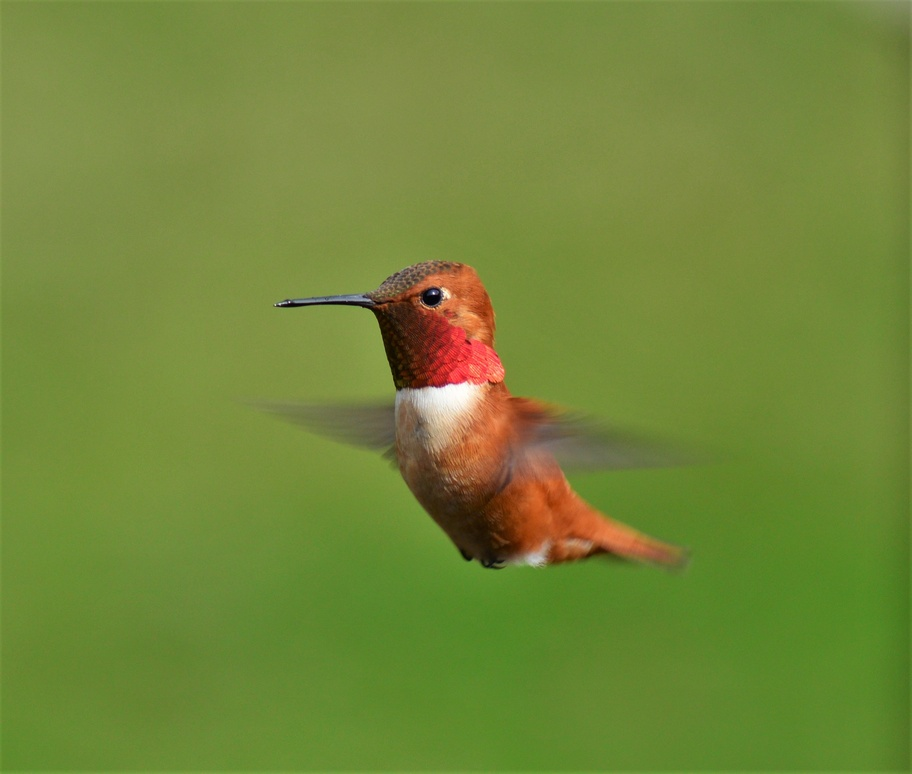
#> input picture images/birdie.jpg, 912 x 774 px, shrunk from 2834 x 2406 before the run, found by its file name
$ python exercise_3_4.py
#> lines starting #> are read from the running program, lines starting #| are printed output that depends on the picture
import cv2 as cv
import numpy as np
import matplotlib.pyplot as plt
import math

# visualize filter
def visualize_filter(filter_mask):
    fig = plt.figure(figsize=(10,8))
    ax1 = fig.add_subplot(1,2,1)
    ax1.imshow(filter_mask, cmap="gray")

    a2 = fig.add_subplot(1,2,2, projection="3d")
    x,y = np.meshgrid(np.arange(filter_mask.shape[0]),np.arange(filter_mask.shape[1]))
    a2.plot_surface(x,y,filter_mask.T,cmap=plt.cm.coolwarm,linewidth=0, antialiased=False)
    plt.show()

# periodic noise
def add_periodic_noise(img, amplitude, frequency):

    # grayscale
    dimensions = img.shape

    print('dimensions', dimensions)

    # build meshgrid based on image dimensions
    x = np.linspace(-1,1,dimensions[1])
    y = np.linspace(-1,1,dimensions[0])

    X, Y = np.meshgrid(x,y)

    # build the 2D sine, adjusting X and Y in output, controls orientation
    #   f(x,y) = sin(2*pi*x/lambda)

    wavelength = 1/frequency

    sine2D = amplitude * np.sin(2*np.pi*X/wavelength)

    # now add the noise
    return np.add(img, sine2D)

# butterworthnotch reject transfer function (Gonzalez, page 300)
def H_NR(u, v, d0, n):
    M, N = u.shape[0], u.shape[1]
    D0 = np.sqrt((u-M/2)**2 + (v-N/2)**2)
    D = np.zeros((M, N, 3))
    D[:, :, 0] = np.sqrt((u-M/2)**2 + (v-N/2-2)**2)
    D[:, :, 1] = np.sqrt((u-M/2+2)**2 + (v-N/2)**2)
    D[:, :, 2] = np.sqrt((u-M/2-2)**2 + (v-N/2)**2)
    H_NR = 1
    for k in range(3):
        numerator = (d0**2)/(D0*D[:, :, k])
        H_NR *= 1/(1 + numerator**n)*1/(1 + (d0/D[:, :, k])**n)
    return H_NR

# apply filter
def apply_filter(img,filter_mask):
    f = np.fft.fftshift(np.fft.fft2(img))
    f1 = f * filter_mask
    x1 = np.fft.ifft2(np.fft.ifftshift(f1))

    fig = plt.figure(figsize=(10,8))
    ax1 = fig.add_subplot(1,2,1)
    ax1.imshow(img,cmap="gray")
    ax1.set_title("Original")

    ax2 = fig.add_subplot(1,2,2)
    ax2.imshow(abs(x1)/255, cmap="gray")
    ax2.set_title("Transformed")
    plt.show()

# method to add periodic noise to image
def add_periodic_noise(img, amplitude, frequency):

    # grayscale
    dimensions = img.shape

    print('dimensions', dimensions)

    # build meshgrid based on image dimensions
    x = np.linspace(-1,1,dimensions[1])
    y = np.linspace(-1,1,dimensions[0])

    X, Y = np.meshgrid(x,y)

    # build the 2D sine, adjusting X and Y in output, controls orientation
    #   f(x,y) = sin(2*pi*x/lambda)

    wavelength = 1/frequency

    sine2D = amplitude * np.sin(2*np.pi*Y/wavelength)

    # now add the noise
    return np.add(img, sine2D)

# load image
img = cv.imread('images/birdie.jpg')
#> img is the input picture: shape (774, 912, 3); mean B, G, R 56.8, 135, 114.1
img = cv.cvtColor(img, cv.COLOR_BGR2GRAY)
#> img: shape (774, 912)

# image with added periodic noise
img_corrupt = add_periodic_noise(img, amplitude=25, frequency=2)
#| dimensions (774, 912)

""" Magnitude spectra """
# noisy image
F_25 = np.fft.fft2(img_corrupt)
fshift2 = np.fft.fftshift(F_25)
magnitude_spectrum_corrupt = np.abs(fshift2)
magnitude_spectrum_corrupt = np.log(magnitude_spectrum_corrupt + 1)

# filtered image and magnitude spectra
radius=30; n=8
H = H_NR(*np.meshgrid(np.arange(F_25.shape[0]), np.arange(F_25.shape[1]), indexing='ij'), d0=radius, n=n)
#> the loop in H_NR, `for k in range(3):` made 3 passes
#> pass 1, in H_NR, `H_NR *= 1/(1 + numerator**n)*1/(1 + (d0/D[:, :, k])**n)`:
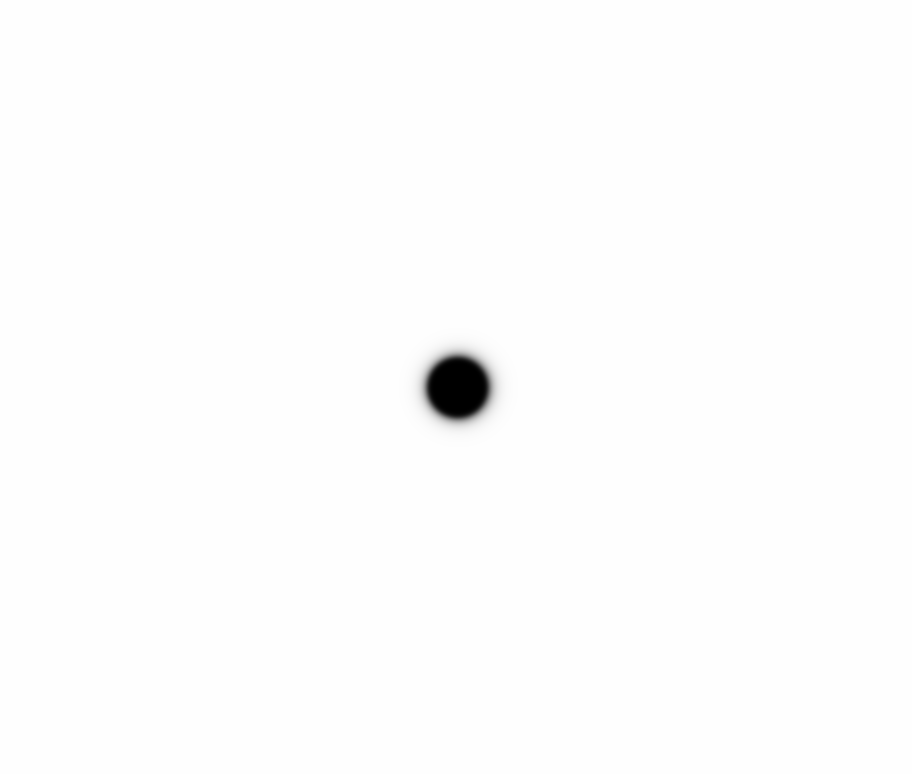
#> H_NR: shape (774, 912) float64; min 0, max 1, mean 0.995

f1 = np.fft.fftshift(np.fft.fft2(img_corrupt))
filtered = H * f1

fshift = np.fft.fftshift(filtered)
magnitude_spectrum_filtered = np.abs(fshift)
magnitude_spectrum_filtered = np.log(magnitude_spectrum_filtered + 1)
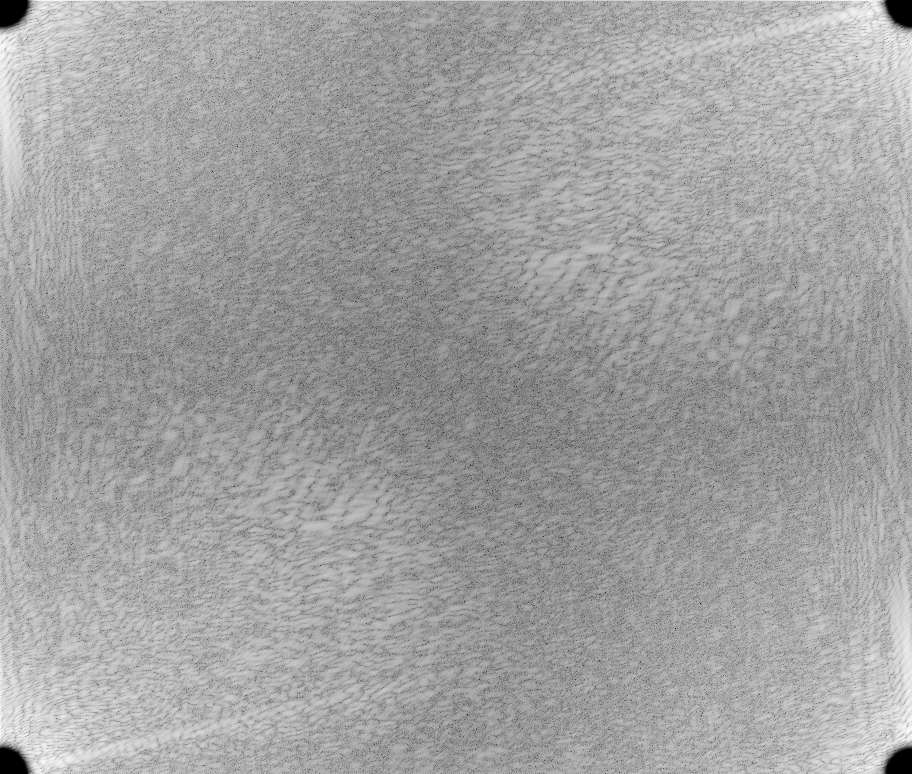
#> magnitude_spectrum_filtered: shape (774, 912) float64; min 0, max 11.15, mean 7.08; drawn with min black and max white

filtered_img = np.fft.ifft2(np.fft.ifftshift(filtered)).real
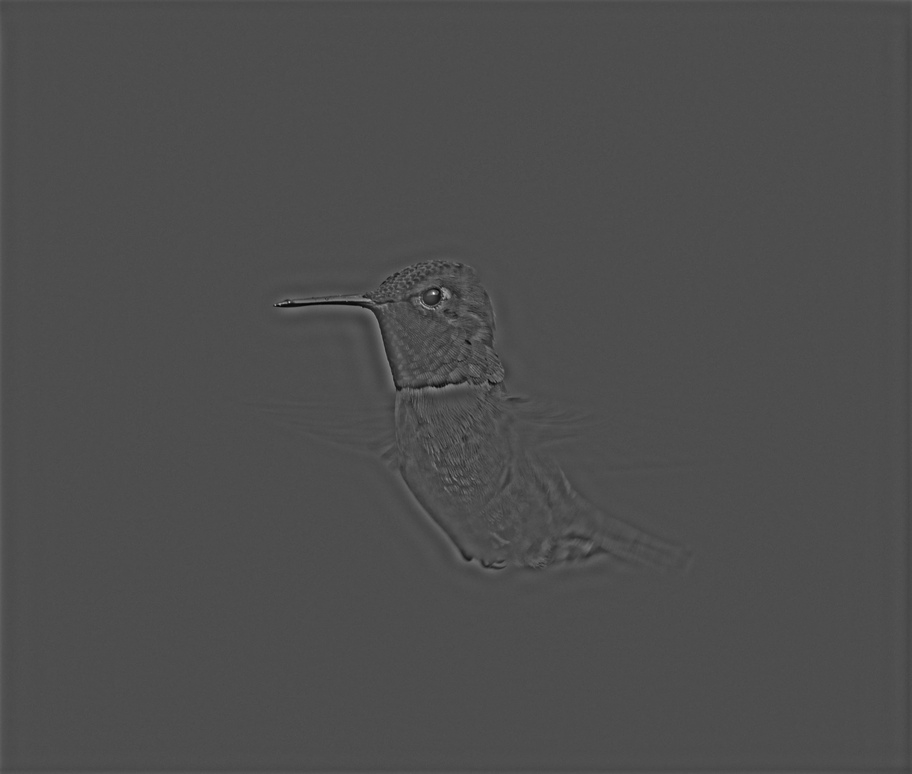
#> filtered_img: shape (774, 912) float64; min -93.26, max 211.8, mean 0; drawn with min black and max white


visualize_filter(H)
#> in visualize_filter, `a2.plot_surface(x,y,filter_mask.T,cmap=plt.cm.coolwarm,linewidth=0, an..`:
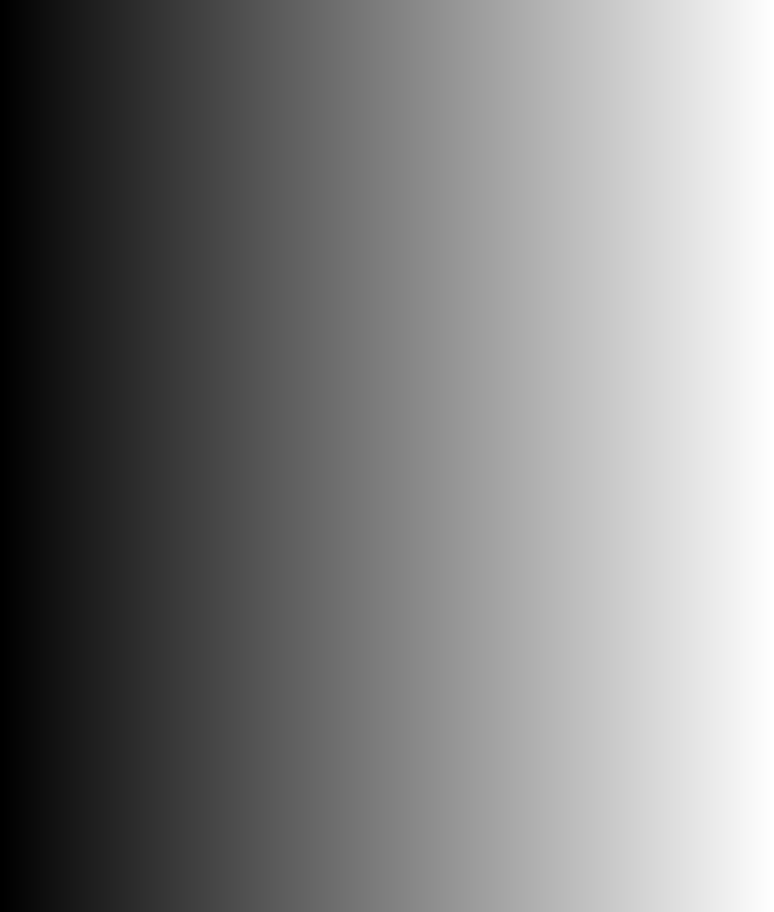
#> x: shape (912, 774) int64; min 0, max 773, mean 386.5; drawn with min black and max white
#> in visualize_filter, `plt.show()`:
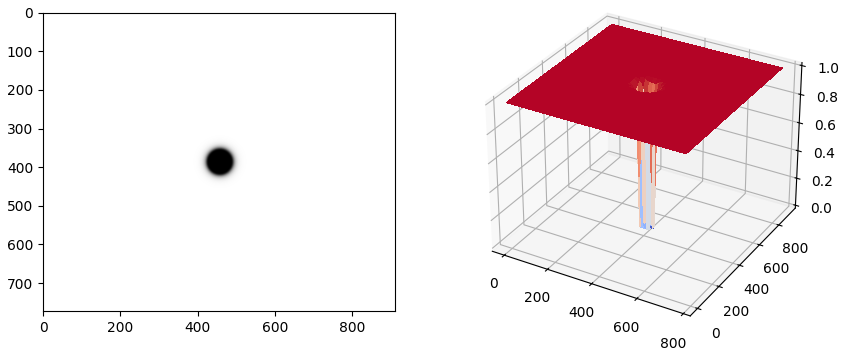
#> figure drawn by matplotlib, 2 panels

""" 1D Slices """
# noisy
middle_row_corrupt = magnitude_spectrum_corrupt[magnitude_spectrum_corrupt.shape[0]//2,:]
#> middle_row_corrupt = 912 values, max 18.25 at index 456, min 8.46 at index 815, mean 9.6
middle_column_corrupt = magnitude_spectrum_corrupt[:,magnitude_spectrum_corrupt.shape[1]//2]
#> middle_column_corrupt = 774 values, max 18.25 at index 387, min 4.4 at index 683, mean 8.84

# filtered
middle_row_filtered = magnitude_spectrum_filtered[magnitude_spectrum_filtered.shape[0]//2,:]
#> middle_row_filtered = 912 values, max 7.78 at index 867, min 2.39 at index 146, mean 6.15
middle_col_filtered = magnitude_spectrum_filtered[:,magnitude_spectrum_filtered.shape[1]//2]
#> middle_col_filtered = 774 values, max 8.91 at index 0, min 3.73 at index 588, mean 6.31

""" Plots """
# filtered 1D slices
plt.plot(middle_row_filtered)
plt.title('Middle Row 1D Slice Filtered')
plt.ylabel('Magnitude')
plt.show()
#> figure, not shown here; curve peaks at x = 867, y = 7.78

plt.plot(middle_col_filtered)
plt.title('Middle Column 1D Slice Filtered')
plt.ylabel('Magnitude')
plt.show()
#> figure, not shown here; curve peaks at x = 0, y = 8.91

""" Filtered Image"""
plt.imshow(filtered_img, cmap='gray')
plt.title('Filtered Image')
plt.show()

# plot magnitude spectrum filtered
plt.imshow(magnitude_spectrum_filtered)
plt.title('Magnitude Spectrum Filtered')
plt.axis('off')
plt.colorbar()
plt.show()

""" Display Filter """
# display filter 2D FFT
plt.imshow(H, cmap='gray')
plt.title('Filter')
plt.show()

f = np.fft.fft2(H)
fshift = np.fft.fftshift(f)

# Compute the magnitude spectrum
magnitude_spectrum = np.abs(fshift)
magnitude_spectrum = np.log(magnitude_spectrum + 1)
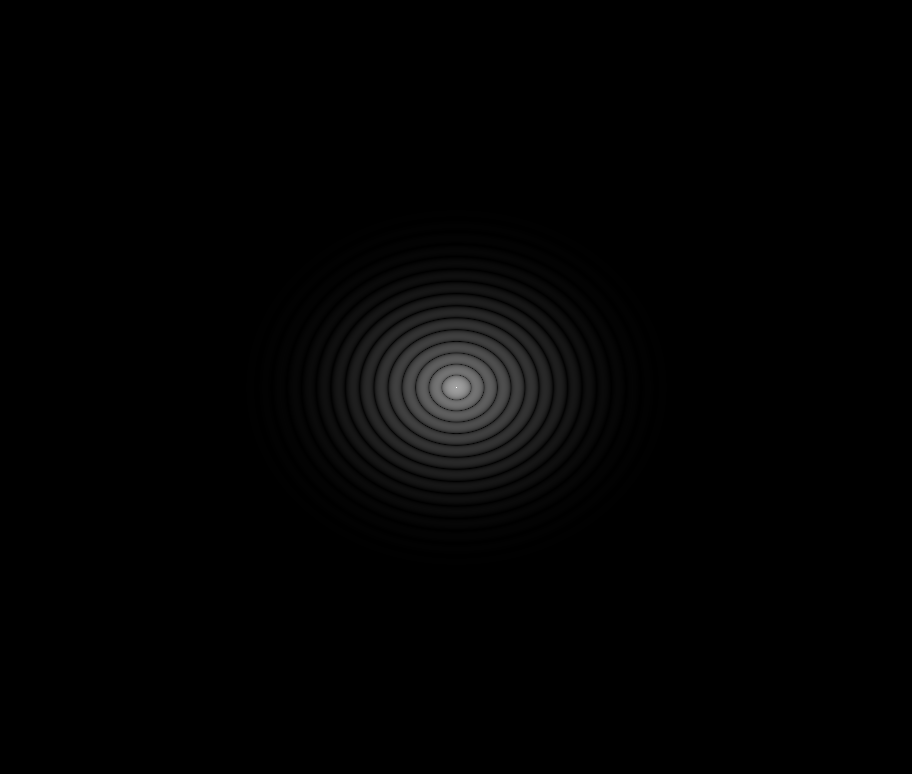
#> magnitude_spectrum: shape (774, 912) float64; min 8.43e-11, max 13.46, mean 0.148; drawn with min black and max white

# Display the magnitude spectrum
plt.imshow(magnitude_spectrum)
plt.title('2D FFT Butterworth Bandreject Notchfilter')
plt.show()

# Compute the middle row and column of the magnitude spectrum
middle_row = magnitude_spectrum[magnitude_spectrum.shape[0]//2,:]
#> middle_row = 912 values, max 13.46 at index 456, min 3.53e-06 at index 0, mean 0.945
middle_col = magnitude_spectrum[:,magnitude_spectrum.shape[1]//2]
#> middle_col = 774 values, max 13.46 at index 387, min 2.68e-07 at index 770, mean 0.936

# 1D slices
plt.plot(middle_row)
plt.title('Middle Row Magntidue Notch Reject')
plt.show()
#> figure, not shown here; curve peaks at x = 456, y = 13.46

plt.plot(middle_col)
plt.title('Middle Column Magntidue Notch Reject')
plt.show()
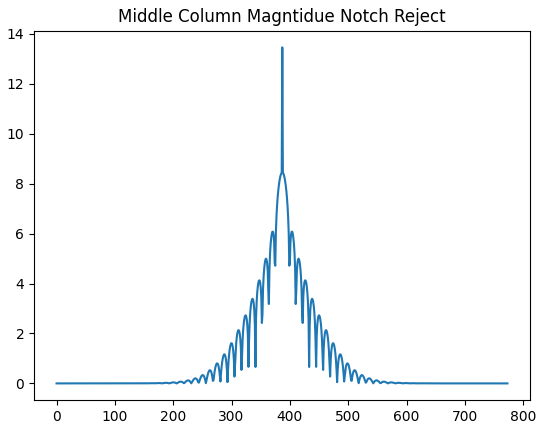
#> figure drawn by matplotlib, 1 panel; curve peaks at x = 387, y = 13.46
